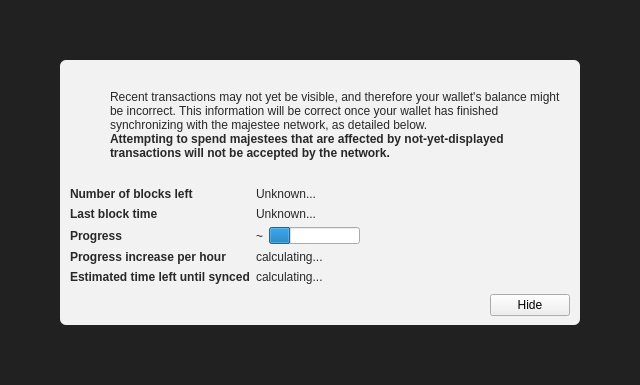
<?xml version="1.0" encoding="UTF-8"?>
<ui version="4.0">
 <class>ModalOverlay</class>
 <widget class="ModalOverlay" name="ModalOverlay">
  <property name="geometry">
   <rect>
    <x>0</x>
    <y>0</y>
    <width>640</width>
    <height>385</height>
   </rect>
  </property>
  <property name="windowTitle">
   <string>Form</string>
  </property>
  <layout class="QVBoxLayout" name="verticalLayout" stretch="0">
   <property name="sizeConstraint">
    <enum>QLayout::SetDefaultConstraint</enum>
   </property>
   <property name="leftMargin">
    <number>0</number>
   </property>
   <property name="topMargin">
    <number>0</number>
   </property>
   <property name="rightMargin">
    <number>0</number>
   </property>
   <property name="bottomMargin">
    <number>0</number>
   </property>
   <item>
    <widget class="QWidget" name="bgWidget" native="true">
     <property name="styleSheet">
      <string notr="true">#bgWidget { background: rgba(0,0,0,220); }</string>
     </property>
     <layout class="QVBoxLayout" name="verticalLayoutMain" stretch="1">
      <property name="leftMargin">
       <number>60</number>
      </property>
      <property name="topMargin">
       <number>60</number>
      </property>
      <property name="rightMargin">
       <number>60</number>
      </property>
      <property name="bottomMargin">
       <number>60</number>
      </property>
      <item>
       <widget class="QWidget" name="contentWidget" native="true">
        <property name="styleSheet">
         <string notr="true">#contentWidget { background: rgba(255,255,255,240); border-radius: 6px; }

QLabel { color: rgb(40,40,40);  }</string>
        </property>
        <layout class="QVBoxLayout" name="verticalLayoutSub" stretch="1,0,0,0">
         <property name="spacing">
          <number>0</number>
         </property>
         <property name="leftMargin">
          <number>10</number>
         </property>
         <property name="topMargin">
          <number>10</number>
         </property>
         <property name="rightMargin">
          <number>10</number>
         </property>
         <property name="bottomMargin">
          <number>10</number>
         </property>
         <item>
          <layout class="QHBoxLayout" name="horizontalLayoutIconText" stretch="0,1">
           <property name="topMargin">
            <number>20</number>
           </property>
           <item>
            <layout class="QVBoxLayout" name="verticalLayoutIcon">
             <property name="leftMargin">
              <number>0</number>
             </property>
             <item>
              <widget class="QPushButton" name="warningIcon">
               <property name="enabled">
                <bool>false</bool>
               </property>
               <property name="text">
                <string/>
               </property>
               <property name="icon">
                <iconset>
                 <normaloff>:/icons/warning</normaloff>
                 <disabledoff>:/icons/warning</disabledoff>:/icons/warning</iconset>
               </property>
               <property name="iconSize">
                <size>
                 <width>48</width>
                 <height>48</height>
                </size>
               </property>
               <property name="flat">
                <bool>true</bool>
               </property>
              </widget>
             </item>
             <item>
              <spacer name="verticalSpacerWarningIcon">
               <property name="orientation">
                <enum>Qt::Vertical</enum>
               </property>
               <property name="sizeHint" stdset="0">
                <size>
                 <width>20</width>
                 <height>40</height>
                </size>
               </property>
              </spacer>
             </item>
            </layout>
           </item>
           <item>
            <layout class="QVBoxLayout" name="verticalLayoutInfoText">
             <property name="leftMargin">
              <number>0</number>
             </property>
             <property name="topMargin">
              <number>0</number>
             </property>
             <item>
              <widget class="QLabel" name="infoText">
               <property name="text">
                <string>Recent transactions may not yet be visible, and therefore your wallet's balance might be incorrect. This information will be correct once your wallet has finished synchronizing with the majestee network, as detailed below.</string>
               </property>
               <property name="textFormat">
                <enum>Qt::RichText</enum>
               </property>
               <property name="wordWrap">
                <bool>true</bool>
               </property>
              </widget>
             </item>
             <item>
              <widget class="QLabel" name="infoTextStrong">
               <property name="font">
                <font>
                 <weight>75</weight>
                 <bold>true</bold>
                </font>
               </property>
               <property name="text">
                <string>Attempting to spend majestees that are affected by not-yet-displayed transactions will not be accepted by the network.</string>
               </property>
               <property name="textFormat">
                <enum>Qt::RichText</enum>
               </property>
               <property name="wordWrap">
                <bool>true</bool>
               </property>
              </widget>
             </item>
             <item>
              <spacer name="verticalSpacerInTextSpace">
               <property name="orientation">
                <enum>Qt::Vertical</enum>
               </property>
               <property name="sizeHint" stdset="0">
                <size>
                 <width>20</width>
                 <height>40</height>
                </size>
               </property>
              </spacer>
             </item>
            </layout>
           </item>
          </layout>
         </item>
         <item>
          <spacer name="verticalSpacerAfterText">
           <property name="orientation">
            <enum>Qt::Vertical</enum>
           </property>
           <property name="sizeHint" stdset="0">
            <size>
             <width>20</width>
             <height>40</height>
            </size>
           </property>
          </spacer>
         </item>
         <item>
          <layout class="QFormLayout" name="formLayout">
           <property name="fieldGrowthPolicy">
            <enum>QFormLayout::FieldsStayAtSizeHint</enum>
           </property>
           <property name="horizontalSpacing">
            <number>6</number>
           </property>
           <property name="verticalSpacing">
            <number>6</number>
           </property>
           <property name="topMargin">
            <number>10</number>
           </property>
           <item row="0" column="0">
            <widget class="QLabel" name="labelNumberOfBlocksLeft">
             <property name="font">
              <font>
               <weight>75</weight>
               <bold>true</bold>
              </font>
             </property>
             <property name="text">
              <string>Number of blocks left</string>
             </property>
            </widget>
           </item>
           <item row="0" column="1">
            <widget class="QLabel" name="numberOfBlocksLeft">
             <property name="text">
              <string>Unknown...</string>
             </property>
            </widget>
           </item>
           <item row="1" column="0">
            <widget class="QLabel" name="labelLastBlockTime">
             <property name="font">
              <font>
               <weight>75</weight>
               <bold>true</bold>
              </font>
             </property>
             <property name="text">
              <string>Last block time</string>
             </property>
            </widget>
           </item>
           <item row="1" column="1">
            <widget class="QLabel" name="newestBlockDate">
             <property name="sizePolicy">
              <sizepolicy hsizetype="Maximum" vsizetype="Preferred">
               <horstretch>0</horstretch>
               <verstretch>0</verstretch>
              </sizepolicy>
             </property>
             <property name="text">
              <string>Unknown...</string>
             </property>
            </widget>
           </item>
           <item row="2" column="0">
            <widget class="QLabel" name="labelSyncDone">
             <property name="font">
              <font>
               <weight>75</weight>
               <bold>true</bold>
              </font>
             </property>
             <property name="text">
              <string>Progress</string>
             </property>
            </widget>
           </item>
           <item row="2" column="1">
            <layout class="QHBoxLayout" name="horizontalLayoutSync" stretch="0,1">
             <item>
              <widget class="QLabel" name="percentageProgress">
               <property name="text">
                <string notr="true">~</string>
               </property>
              </widget>
             </item>
             <item>
              <widget class="QProgressBar" name="progressBar">
               <property name="value">
                <number>24</number>
               </property>
               <property name="format">
                <string/>
               </property>
              </widget>
             </item>
            </layout>
           </item>
           <item row="4" column="0">
            <widget class="QLabel" name="labelProgressIncrease">
             <property name="font">
              <font>
               <weight>75</weight>
               <bold>true</bold>
              </font>
             </property>
             <property name="text">
              <string>Progress increase per hour</string>
             </property>
            </widget>
           </item>
           <item row="4" column="1">
            <widget class="QLabel" name="progressIncreasePerH">
             <property name="text">
              <string>calculating...</string>
             </property>
            </widget>
           </item>
           <item row="5" column="0">
            <widget class="QLabel" name="labelEstimatedTimeLeft">
             <property name="font">
              <font>
               <weight>75</weight>
               <bold>true</bold>
              </font>
             </property>
             <property name="text">
              <string>Estimated time left until synced</string>
             </property>
            </widget>
           </item>
           <item row="5" column="1">
            <widget class="QLabel" name="expectedTimeLeft">
             <property name="text">
              <string>calculating...</string>
             </property>
            </widget>
           </item>
          </layout>
         </item>
         <item>
          <layout class="QHBoxLayout" name="horizontalLayoutButtons">
           <property name="leftMargin">
            <number>10</number>
           </property>
           <property name="topMargin">
            <number>10</number>
           </property>
           <item>
            <spacer name="horizontalSpacer">
             <property name="orientation">
              <enum>Qt::Horizontal</enum>
             </property>
             <property name="sizeHint" stdset="0">
              <size>
               <width>40</width>
               <height>20</height>
              </size>
             </property>
            </spacer>
           </item>
           <item>
            <widget class="QPushButton" name="closeButton">
             <property name="text">
              <string>Hide</string>
             </property>
            </widget>
           </item>
          </layout>
         </item>
        </layout>
       </widget>
      </item>
     </layout>
    </widget>
   </item>
  </layout>
 </widget>
 <customwidgets>
  <customwidget>
   <class>ModalOverlay</class>
   <extends>QWidget</extends>
   <header>modaloverlay.h</header>
   <container>1</container>
  </customwidget>
 </customwidgets>
 <resources/>
 <connections/>
</ui>
